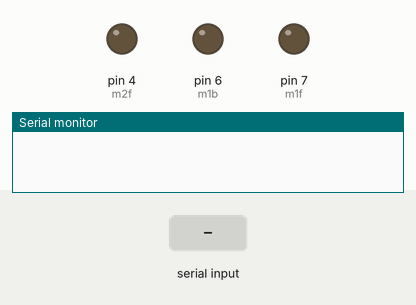
Recording of a sketch running on a simulated Arduino Uno, built with avr-gcc and run on an emulated ATmega328P. On the bench: output pins drawn as LEDs (lit = HIGH), the last lines printed to the serial monitor. The test bench sets the inputs (shaded band).

Above: at 1.2 s.
1.3 s: "F" received over Serial
At 2.5 s:
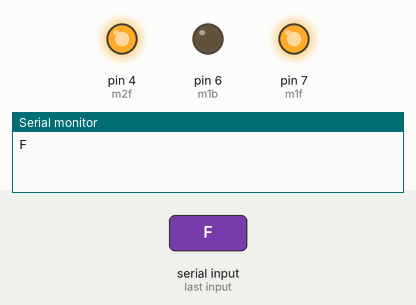
2.8 s: "B" received over Serial
At 3.7 s:
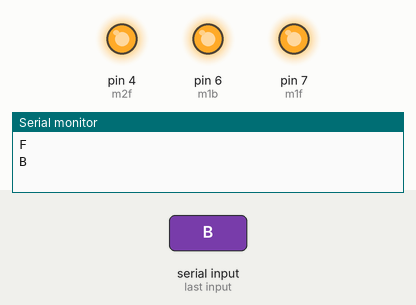
4.3 s: "R" received over Serial
At 4.8 s:
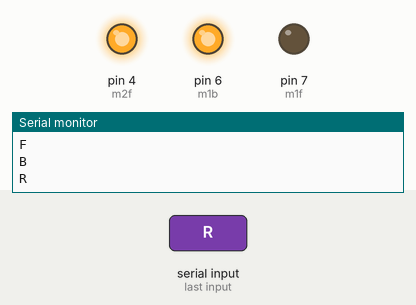
5.8 s: "L" received over Serial
At 7.2 s:
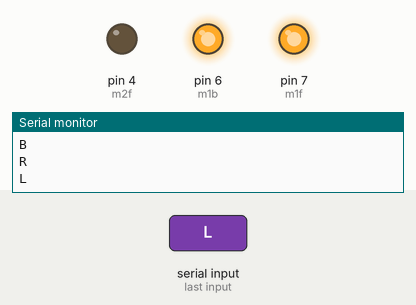
Timing chart, 0 to 8.3 s (numbered marks = the images above; inputs shaded):
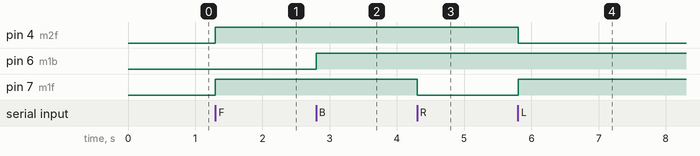

The sketch:

bt_car_control.ino
```cpp
int m1f = 7, m1b = 6, m2f = 4, m2b = 5;

int arr[] = {m1f, m1b, m2f, m2b};

void forward()
{
  digitalWrite(m1f, HIGH);
  digitalWrite(m2f, HIGH);
}

void backward()
{
  digitalWrite(m1b, HIGH);
  digitalWrite(m2b, HIGH);
}

void left()
{
  digitalWrite(m1f, HIGH);
  digitalWrite(m2f, LOW);
}

void right()
{
  digitalWrite(m1f, LOW);
  digitalWrite(m2f, HIGH);
}

void stop()
{
  digitalWrite(m1f, LOW);
  digitalWrite(m2f, LOW);
  digitalWrite(m1b, LOW);
  digitalWrite(m2b, LOW);
}


void setup()
{
  for (int i = 0; i < 3; i++)
  {
    pinMode(arr[i], OUTPUT);
    digitalWrite(arr[i], LOW);
  }
  Serial.begin(9600);
  stop();
}

void loop()
{
  while (Serial.available())
  {
      char in = Serial.read();
      Serial.println(in);

      switch (in)
      {
        case 'F': forward();
        break;
        case 'B': backward();
        break;
        case 'R': right();
        break;
        case 'L': left();
        break;
        case 'S': stop();
        break;
      }
  }
}
```

Measured:
- after the input at 1.3 s, pin 4 (m2f), pin 7 (m1f): LOW → HIGH at once
- after the input at 2.8 s, pin 6 (m1b): LOW → HIGH at once
- after the input at 4.3 s, pin 7 (m1f): HIGH → LOW at once
- after the input at 5.8 s, pin 4 (m2f): HIGH → LOW at once; pin 7 (m1f): LOW → HIGH at once
